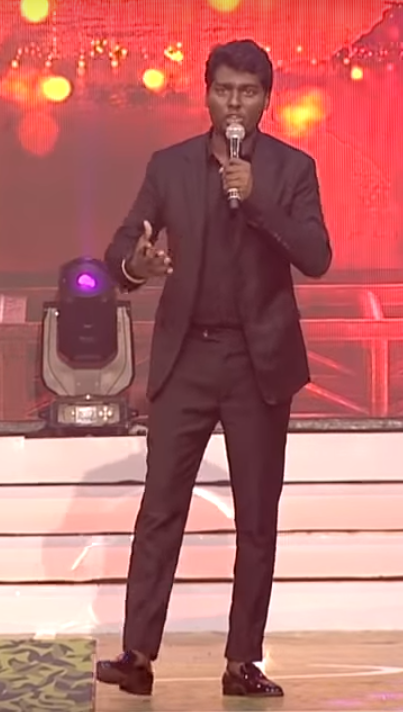
#> input picture human3.jpeg, 403 x 712 px
$ python crop.py
#> lines starting #> are read from the running program, lines starting #| are printed output that depends on the picture; after the words box and inside, x2 and y2 are one past the last pixel; in counts of white or black regions, pixels touching at a corner belong together
import cv2
import numpy as np
x1, y1, w1, h1 = (0,0,0,0)
points = 0

# load image
img = cv2.imread('human3.jpeg')
#> img is the input picture: shape (712, 403, 3); mean B, G, R 106, 108, 180.5
gray = cv2.cvtColor(img, cv2.COLOR_BGR2GRAY) # convert to grayscale
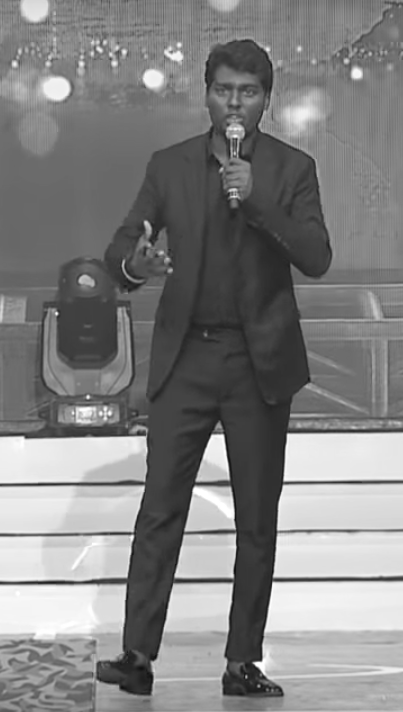
#> gray: shape (712, 403); min 14, max 255, mean 129.4
# threshold to get just the signature
retval, thresh_gray = cv2.threshold(gray, thresh=100, maxval=255, type=cv2.THRESH_BINARY)
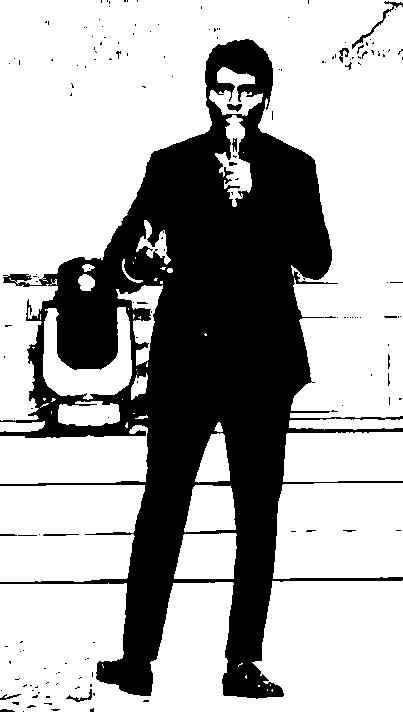
#> thresh_gray: shape (712, 403); 68% white; 166 black regions (150 under 20 px), largest, box (x1, y1, x2, y2) and area: (0, 39, 403, 699) 90421, (352, 1, 403, 49) 215, (66, 689, 92, 702) 87

# find where the signature is and make a cropped region
points = np.argwhere(thresh_gray==0) # find where the black pixels are
#> points = 91829 pairs, first value 0 to 711, second value 0 to 402
points = np.fliplr(points) # store them in x,y coordinates instead of row,col indices
#> points = 91829 pairs, first value 0 to 402, second value 0 to 711
x, y, w, h = cv2.boundingRect(points) # create a rectangle around those points
#> x = 0; y = 0; w = 403; h = 712
crop = img[y:y+h, x:x+w]
cv2.imshow('save.jpg', crop)
cv2.waitKey(0)

$ run again, with human2.jpeg copied over human3.jpeg
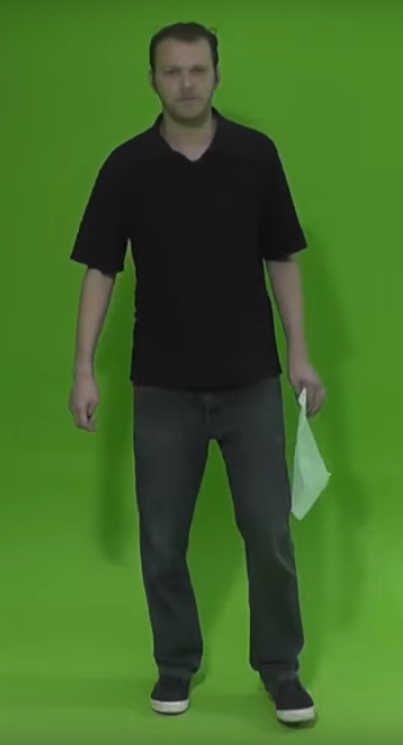
#> input picture human2.jpeg, 403 x 745 px
#> img is the input picture: shape (745, 403, 3); mean B, G, R 39.5, 104.9, 64.5
#> `retval, thresh_gray = cv2.threshold(gray, thresh=100, maxval=255, type..`:
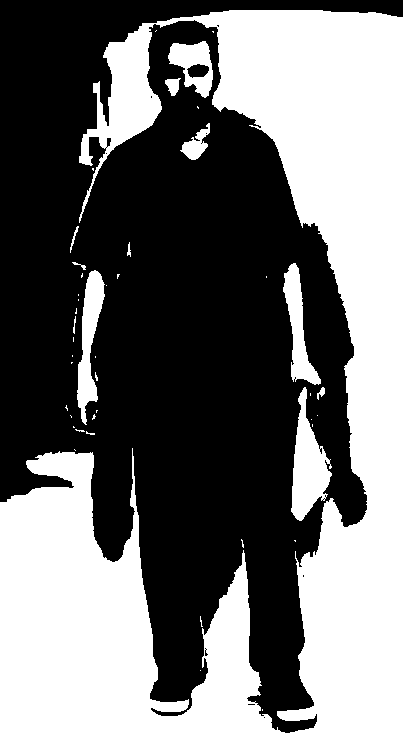
#> thresh_gray: shape (745, 403); 44.7% white; 45 white regions (33 under 20 px), largest, box (x1, y1, x2, y2) and area: (0, 10, 403, 745) 125152, (291, 387, 332, 521) 2811, (77, 270, 105, 425) 2071
#> `points = np.argwhere(thresh_gray==0)`: points = 165937 pairs, first value 0 to 732, second value 0 to 402
#> `points = np.fliplr(points)`: points = 165937 pairs, first value 0 to 402, second value 0 to 732
#> x = 0; w = 403; h = 733
#> `crop = img[y:y+h, x:x+w]`:
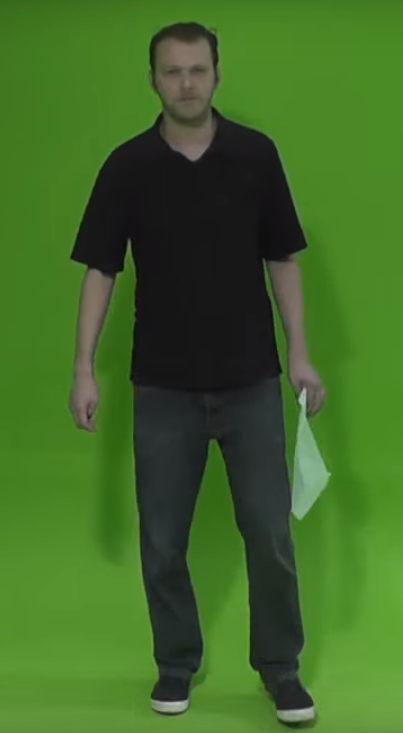
#> crop: shape (733, 403, 3); mean B, G, R 39.3, 104.4, 64

$ run again, with human21.jpeg copied over human3.jpeg
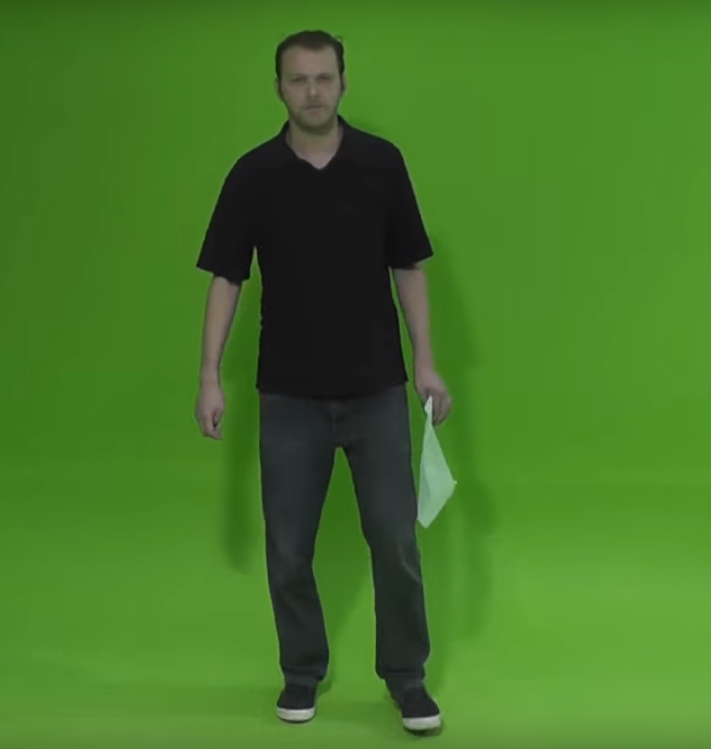
#> input picture human21.jpeg, 711 x 749 px
#> img is the input picture: shape (749, 711, 3); mean B, G, R 39.7, 119.6, 69.9
#> `gray = cv2.cvtColor(img, cv2.COLOR_BGR2GRAY)`:
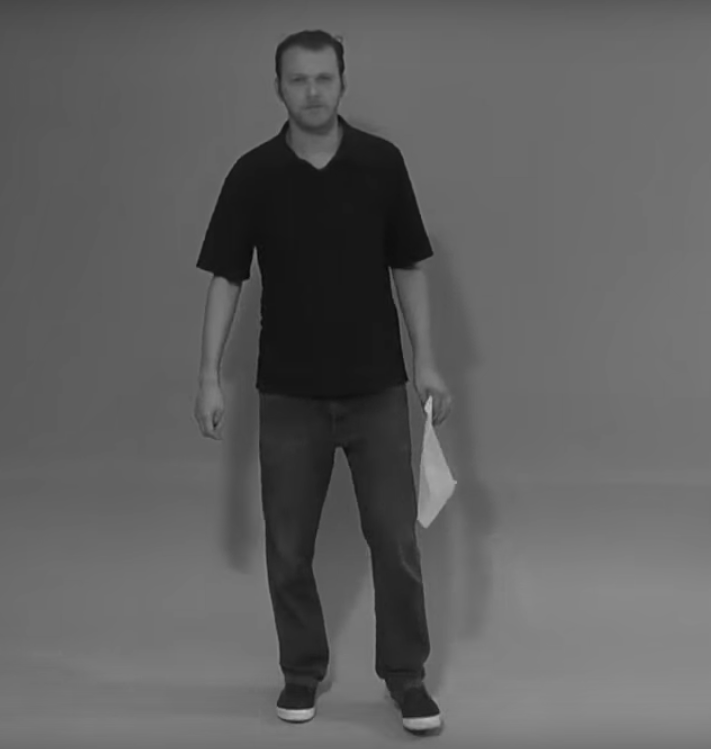
#> gray: shape (749, 711); min 6, max 192, mean 95.6
#> `retval, thresh_gray = cv2.threshold(gray, thresh=100, maxval=255, type..`:
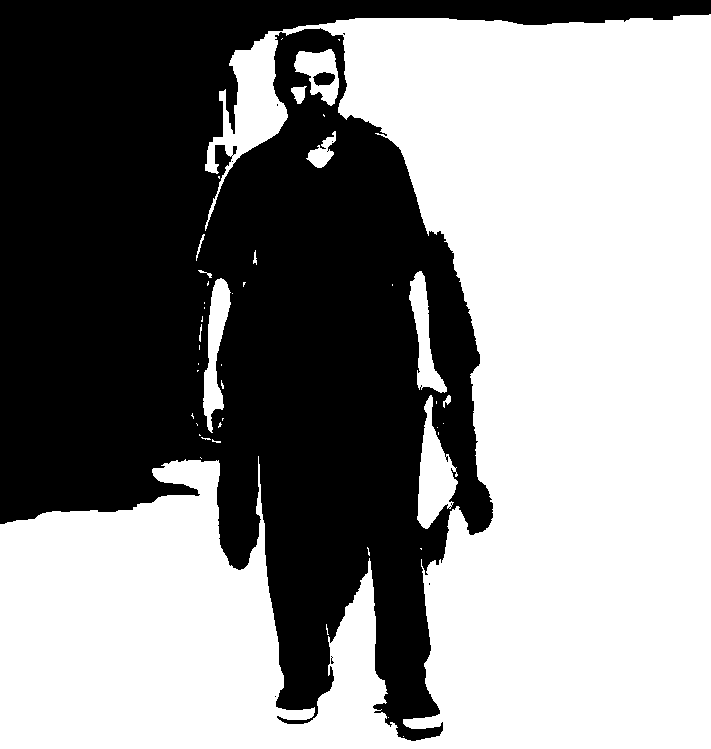
#> thresh_gray: shape (749, 711); 55.4% white; 9 black regions (7 under 20 px), largest, box (x1, y1, x2, y2) and area: (0, 0, 711, 741) 237418, (313, 72, 335, 86) 222
#> `points = np.argwhere(thresh_gray==0)`: points = 237662 pairs, first value 0 to 740, second value 0 to 710
#> `points = np.fliplr(points)`: points = 237662 pairs, first value 0 to 710, second value 0 to 740
#> x = 0; w = 711; h = 741

$ run again, with human4.jpeg copied over human3.jpeg
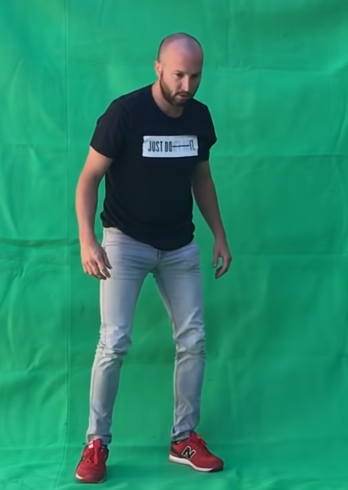
#> input picture human4.jpeg, 348 x 490 px
#> img is the input picture: shape (490, 348, 3); mean B, G, R 107.3, 138.3, 37.4
#> `retval, thresh_gray = cv2.threshold(gray, thresh=100, maxval=255, type..`:
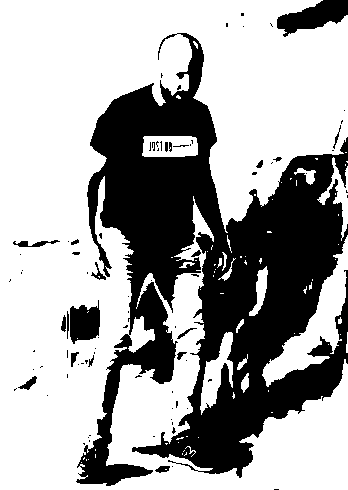
#> thresh_gray: shape (490, 348); 65.5% white; 86 black regions (65 under 20 px), largest, box (x1, y1, x2, y2) and area: (76, 33, 348, 486) 55156, (277, 0, 348, 37) 1426, (70, 300, 100, 344) 958
#> `points = np.argwhere(thresh_gray==0)`: points = 58783 pairs, first value 0 to 489, second value 9 to 347
#> `points = np.fliplr(points)`: points = 58783 pairs, first value 9 to 347, second value 0 to 489
#> x = 9; y = 0; w = 339; h = 490
#> `crop = img[y:y+h, x:x+w]`:
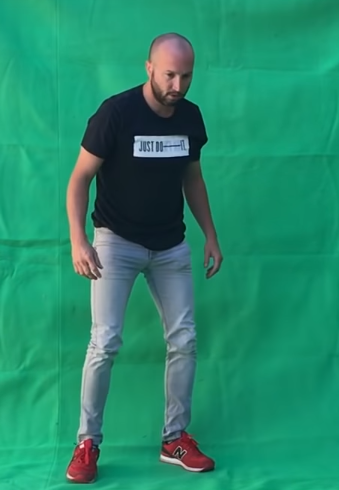
#> crop: shape (490, 339, 3); mean B, G, R 106.9, 137.4, 37.5
